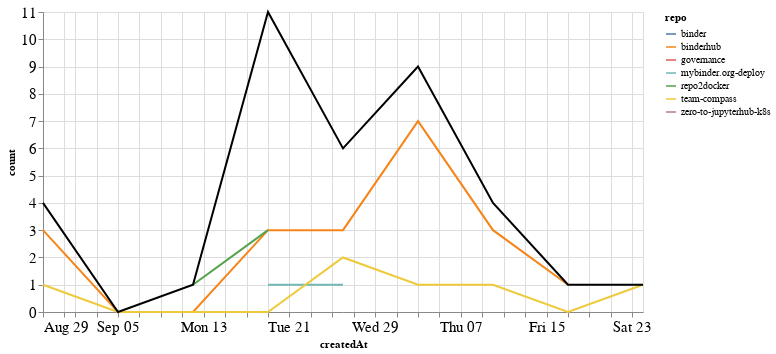

Notebook source saved alongside this figure:
### Markdown cell above
### Comments

### Code cell
comments_time = comments.groupby('repo').resample('W', on='createdAt').count()['author'].reset_index()
comments_time = comments_time.rename(columns={'author': 'count'})
comments_time_total = comments_time.groupby('createdAt').agg({"count": "sum"}).reset_index()
ch1 = alt.Chart(comments_time, width=600).mark_line().encode(
    x='createdAt',
    y='count',
    color='repo',
    tooltip="repo"
)

ch2 = alt.Chart(comments_time_total, width=600).mark_line(color="black").encode(
    x='createdAt',
    y='count',
)

ch1 + ch2

### Figure 1 — Vega-Lite specification as saved in the notebook (floating-point values rounded to 4 significant figures)
{"config": {"axisLeft": {"labelFontSize": 15}, "axisBottom": {"labelFontSize": 15}}, "layer": [{"data": {"name": "data-55979f3a616ad4e46d196c2b861adbb3"}, "mark": "line", "encoding": {"color": {"type": "nominal", "field": "repo"}, "tooltip": {"type": "nominal", "field": "repo"}, "x": {"type": "temporal", "field": "createdAt"}, "y": {"type": "quantitative", "field": "count"}}, "width": 600}, {"data": {"name": "data-e242c2d0a70ceed35e2cc2a74b82346c"}, "mark": {"type": "line", "color": "black"}, "encoding": {"x": {"type": "temporal", "field": "createdAt"}, "y": {"type": "quantitative", "field": "count"}}, "width": 600}], "$schema": "https://vega.github.io/schema/vega-lite/v4.8.1.json", "datasets": {"data-55979f3a616ad4e46d196c2b861adbb3": [{"repo": "binder", "createdAt": "2021-09-19T00:00:00", "count": 3}, {"repo": "binderhub", "createdAt": "2021-08-29T00:00:00", "count": 3}, {"repo": "binderhub", "createdAt": "2021-09-05T00:00:00", "count": 0}, {"repo": "binderhub", "createdAt": "2021-09-12T00:00:00", "count": 0}, {"repo": "binderhub", "createdAt": "2021-09-19T00:00:00", "count": 3}, {"repo": "binderhub", "createdAt": "2021-09-26T00:00:00", "count": 3}, {"repo": "binderhub", "createdAt": "2021-10-03T00:00:00", "count": 7}, {"repo": "binderhub", "createdAt": "2021-10-10T00:00:00", "count": 3}, {"repo": "binderhub", "createdAt": "2021-10-17T00:00:00", "count": 1}, {"repo": "governance", "createdAt": "2021-09-19T00:00:00", "count": 1}, {"repo": "mybinder.org-deploy", "createdAt": "2021-09-19T00:00:00", "count": 1}, {"repo": "mybinder.org-deploy", "createdAt": "2021-09-26T00:00:00", "count": 1}, {"repo": "repo2docker", "createdAt": "2021-09-12T00:00:00", "count": 1}, {"repo": "repo2docker", "createdAt": "2021-09-19T00:00:00", "count": 3}, {"repo": "team-compass", "createdAt": "2021-08-29T00:00:00", "count": 1}, {"repo": "team-compass", "createdAt": "2021-09-05T00:00:00", "count": 0}, {"repo": "team-compass", "createdAt": "2021-09-12T00:00:00", "count": 0}, {"repo": "team-compass", "createdAt": "2021-09-19T00:00:00", "count": 0}, {"repo": "team-compass", "createdAt": "2021-09-26T00:00:00", "count": 2}, {"repo": "team-compass", "createdAt": "2021-10-03T00:00:00", "count": 1}, {"repo": "team-compass", "createdAt": "2021-10-10T00:00:00", "count": 1}, {"repo": "team-compass", "createdAt": "2021-10-17T00:00:00", "count": 0}, {"repo": "team-compass", "createdAt": "2021-10-24T00:00:00", "count": 1}, {"repo": "zero-to-jupyterhub-k8s", "createdAt": "2021-10-03T00:00:00", "count": 1}], "data-e242c2d0a70ceed35e2cc2a74b82346c": [{"createdAt": "2021-08-29T00:00:00", "count": 4}, {"createdAt": "2021-09-05T00:00:00", "count": 0}, {"createdAt": "2021-09-12T00:00:00", "count": 1}, {"createdAt": "2021-09-19T00:00:00", "count": 11}, {"createdAt": "2021-09-26T00:00:00", "count": 6}, {"createdAt": "2021-10-03T00:00:00", "count": 9}, {"createdAt": "2021-10-10T00:00:00", "count": 4}, {"createdAt": "2021-10-17T00:00:00", "count": 1}, {"createdAt": "2021-10-24T00:00:00", "count": 1}]}}
